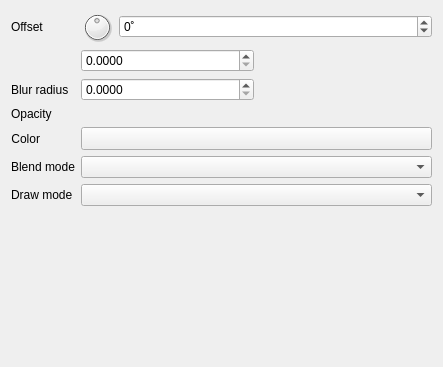
<?xml version="1.0" encoding="UTF-8"?>
<ui version="4.0">
 <class>WidgetShadowEffect</class>
 <widget class="QWidget" name="WidgetShadowEffect">
  <property name="geometry">
   <rect>
    <x>0</x>
    <y>0</y>
    <width>443</width>
    <height>367</height>
   </rect>
  </property>
  <property name="windowTitle">
   <string>Form</string>
  </property>
  <layout class="QVBoxLayout" name="verticalLayout">
   <item>
    <layout class="QGridLayout" name="gridLayout_38">
     <item row="0" column="0" colspan="2">
      <widget class="QFrame" name="mShadowFrame">
       <layout class="QGridLayout" name="gridLayout_7">
        <property name="leftMargin">
         <number>0</number>
        </property>
        <property name="topMargin">
         <number>0</number>
        </property>
        <property name="rightMargin">
         <number>0</number>
        </property>
        <property name="bottomMargin">
         <number>0</number>
        </property>
        <item row="1" column="1">
         <widget class="QgsDoubleSpinBox" name="mShadowOffsetSpnBx">
          <property name="decimals">
           <number>4</number>
          </property>
          <property name="minimum">
           <double>0.000000000000000</double>
          </property>
          <property name="maximum">
           <double>9999999.000000000000000</double>
          </property>
          <property name="singleStep">
           <double>0.200000000000000</double>
          </property>
          <property name="showClearButton" stdset="0">
           <bool>false</bool>
          </property>
         </widget>
        </item>
        <item row="4" column="0">
         <widget class="QLabel" name="label_33">
          <property name="sizePolicy">
           <sizepolicy hsizetype="Maximum" vsizetype="Preferred">
            <horstretch>0</horstretch>
            <verstretch>0</verstretch>
           </sizepolicy>
          </property>
          <property name="text">
           <string>Color</string>
          </property>
          <property name="alignment">
           <set>Qt::AlignRight|Qt::AlignTrailing|Qt::AlignVCenter</set>
          </property>
         </widget>
        </item>
        <item row="1" column="2">
         <widget class="QgsUnitSelectionWidget" name="mOffsetUnitWidget" native="true">
          <property name="minimumSize">
           <size>
            <width>0</width>
            <height>0</height>
           </size>
          </property>
          <property name="focusPolicy">
           <enum>Qt::StrongFocus</enum>
          </property>
         </widget>
        </item>
        <item row="3" column="0">
         <widget class="QLabel" name="label_28">
          <property name="text">
           <string>Opacity</string>
          </property>
         </widget>
        </item>
        <item row="0" column="0">
         <widget class="QLabel" name="label_9">
          <property name="text">
           <string>Offset</string>
          </property>
         </widget>
        </item>
        <item row="5" column="0">
         <widget class="QLabel" name="label_30">
          <property name="text">
           <string>Blend mode</string>
          </property>
         </widget>
        </item>
        <item row="2" column="0">
         <widget class="QLabel" name="label_27">
          <property name="text">
           <string>Blur radius</string>
          </property>
         </widget>
        </item>
        <item row="5" column="1" colspan="2">
         <widget class="QgsBlendModeComboBox" name="mShadowBlendCmbBx"/>
        </item>
        <item row="2" column="1">
         <widget class="QgsDoubleSpinBox" name="mShadowRadiuSpnBx">
          <property name="decimals">
           <number>4</number>
          </property>
          <property name="minimum">
           <double>0.000000000000000</double>
          </property>
          <property name="maximum">
           <double>9999999.000000000000000</double>
          </property>
          <property name="singleStep">
           <double>0.200000000000000</double>
          </property>
          <property name="showClearButton" stdset="0">
           <bool>false</bool>
          </property>
         </widget>
        </item>
        <item row="2" column="2">
         <widget class="QgsUnitSelectionWidget" name="mBlurUnitWidget" native="true">
          <property name="minimumSize">
           <size>
            <width>0</width>
            <height>0</height>
           </size>
          </property>
          <property name="focusPolicy">
           <enum>Qt::StrongFocus</enum>
          </property>
         </widget>
        </item>
        <item row="0" column="1" colspan="2">
         <layout class="QHBoxLayout" name="horizontalLayout_24">
          <item>
           <widget class="QDial" name="mShadowOffsetAngleDial">
            <property name="minimumSize">
             <size>
              <width>32</width>
              <height>32</height>
             </size>
            </property>
            <property name="maximumSize">
             <size>
              <width>32</width>
              <height>32</height>
             </size>
            </property>
            <property name="minimum">
             <number>-180</number>
            </property>
            <property name="maximum">
             <number>180</number>
            </property>
            <property name="value">
             <number>0</number>
            </property>
            <property name="invertedControls">
             <bool>true</bool>
            </property>
            <property name="wrapping">
             <bool>true</bool>
            </property>
           </widget>
          </item>
          <item>
           <widget class="QgsSpinBox" name="mShadowOffsetAngleSpnBx">
            <property name="wrapping">
             <bool>true</bool>
            </property>
            <property name="suffix">
             <string>˚</string>
            </property>
            <property name="minimum">
             <number>-360</number>
            </property>
            <property name="maximum">
             <number>360</number>
            </property>
            <property name="showClearButton" stdset="0">
             <bool>false</bool>
            </property>
           </widget>
          </item>
         </layout>
        </item>
        <item row="6" column="1" colspan="2">
         <widget class="QgsEffectDrawModeComboBox" name="mDrawModeComboBox"/>
        </item>
        <item row="6" column="0">
         <widget class="QLabel" name="label">
          <property name="text">
           <string>Draw mode</string>
          </property>
         </widget>
        </item>
        <item row="3" column="1" colspan="2">
         <widget class="QgsOpacityWidget" name="mOpacityWidget" native="true">
          <property name="focusPolicy">
           <enum>Qt::StrongFocus</enum>
          </property>
         </widget>
        </item>
        <item row="4" column="1" colspan="2">
         <widget class="QgsColorButton" name="mShadowColorBtn">
          <property name="sizePolicy">
           <sizepolicy hsizetype="Preferred" vsizetype="Fixed">
            <horstretch>0</horstretch>
            <verstretch>0</verstretch>
           </sizepolicy>
          </property>
          <property name="minimumSize">
           <size>
            <width>120</width>
            <height>0</height>
           </size>
          </property>
         </widget>
        </item>
       </layout>
      </widget>
     </item>
    </layout>
   </item>
   <item>
    <spacer name="verticalSpacer">
     <property name="orientation">
      <enum>Qt::Vertical</enum>
     </property>
     <property name="sizeHint" stdset="0">
      <size>
       <width>20</width>
       <height>0</height>
      </size>
     </property>
    </spacer>
   </item>
  </layout>
 </widget>
 <customwidgets>
  <customwidget>
   <class>QgsColorButton</class>
   <extends>QToolButton</extends>
   <header>qgscolorbutton.h</header>
   <container>1</container>
  </customwidget>
  <customwidget>
   <class>QgsSpinBox</class>
   <extends>QSpinBox</extends>
   <header>qgsspinbox.h</header>
  </customwidget>
  <customwidget>
   <class>QgsBlendModeComboBox</class>
   <extends>QComboBox</extends>
   <header>qgsblendmodecombobox.h</header>
  </customwidget>
  <customwidget>
   <class>QgsEffectDrawModeComboBox</class>
   <extends>QComboBox</extends>
   <header>qgseffectdrawmodecombobox.h</header>
  </customwidget>
  <customwidget>
   <class>QgsOpacityWidget</class>
   <extends>QWidget</extends>
   <header>qgsopacitywidget.h</header>
   <container>1</container>
  </customwidget>
  <customwidget>
   <class>QgsDoubleSpinBox</class>
   <extends>QDoubleSpinBox</extends>
   <header>qgsdoublespinbox.h</header>
  </customwidget>
  <customwidget>
   <class>QgsUnitSelectionWidget</class>
   <extends>QWidget</extends>
   <header>qgsunitselectionwidget.h</header>
   <container>1</container>
  </customwidget>
 </customwidgets>
 <tabstops>
  <tabstop>mShadowOffsetAngleDial</tabstop>
  <tabstop>mShadowOffsetAngleSpnBx</tabstop>
  <tabstop>mShadowOffsetSpnBx</tabstop>
  <tabstop>mOffsetUnitWidget</tabstop>
  <tabstop>mShadowRadiuSpnBx</tabstop>
  <tabstop>mOpacityWidget</tabstop>
  <tabstop>mShadowColorBtn</tabstop>
  <tabstop>mShadowBlendCmbBx</tabstop>
  <tabstop>mDrawModeComboBox</tabstop>
 </tabstops>
 <resources/>
 <connections/>
</ui>
